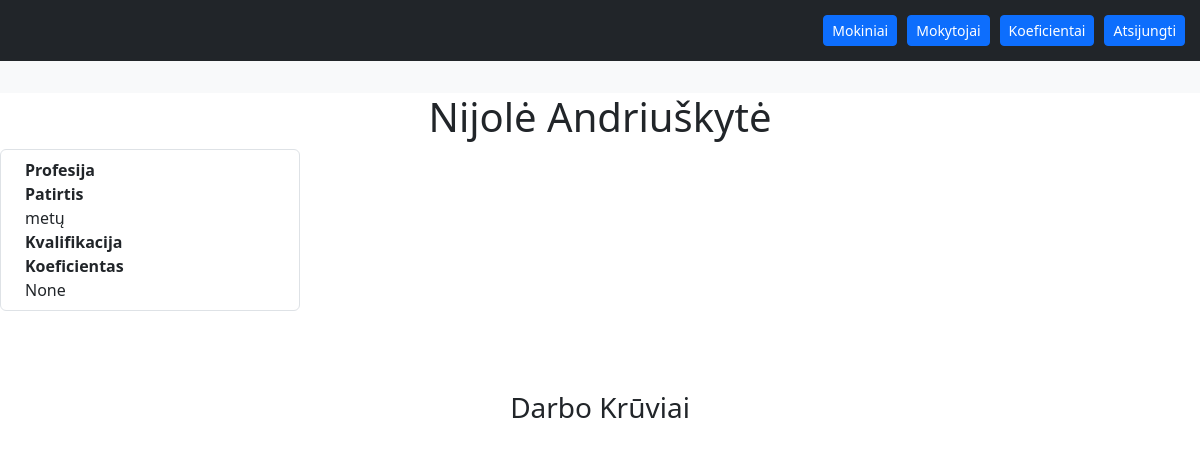
The app's page /employees/employee/2/ with its own data.
### employees/models.py (models this page shows, shortened)
class Teacher(models.Model):
    first_name = models.CharField(max_length=30)
    last_name = models.CharField(max_length=30)
    birth_date = models.CharField(max_length=30, blank=True)
    phone_number = models.CharField(max_length=30, blank=True)
    email = models.CharField(max_length=100, blank=True)
    home_address = models.CharField(max_length=255, blank=True)
    koefficient = models.ForeignKey(Koefficient, null=True, blank=True, on_delete=models.SET_NULL)
    date_created = models.DateTimeField(auto_now_add=True)
    date_modified = models.DateTimeField(auto_now=True)

### employees/views.py (the view, shortened to what this page needs)
# urls.py: path('employee/<int:pk>/', TeacherDetailView.as_view(), name='teacher-detail'),
class TeacherDetailView(DetailView):
    model = Teacher
    template_name = 'teacher-detail.html'
    context_object_name = 'teacher'
    def get_context_data(self, **kwargs):
        context = super().get_context_data(**kwargs)
        teacher_id = self.kwargs.get('pk')
        teacher_instance = Teacher.objects.get(id=teacher_id)
        workloads = Workload.objects.filter(teacher=teacher_instance)
        context['workloads'] = workloads
        return context

### employees/templates/teacher-detail.html (shortened to what this page needs)
{% extends 'employee-layout.html' %}
{% load static %}
{% block content %}
<h1>{{ teacher.first_name }} {{ teacher.last_name }}</h1>
  <ol class="list-group list-group koefficient-detail">
    <li class="list-group-item d-flex justify-content-between align-items-start flex-column">
      <div class="ms-2 me-auto">
        <div class="fw-bold">Profesija</div>
      </div>
      <div class="ms-2 me-auto">
        <div class="fw-bold">Patirtis</div>
        {{ teacher.koefficient.experience }} metų
      </div>
      <div class="ms-2 me-auto">
        <div class="fw-bold">Kvalifikacija</div>
      </div>
      <div class="ms-2 me-auto">
        <div class="fw-bold">Koeficientas</div>
        {{ teacher.koefficient }}
      </div>
    </li>
  </ol>
  <div class="accordion" id="accordionExample">
    <h3>Darbo Krūviai</h3>
  </div>
{% endblock %}

### employees/templates/teacher-detail.html (style rules this page uses)
h1 { text-align: center; }
h3 { text-align: center; margin: 80px 0 15px 0; }
.koefficient-detail { max-width: 300px; }
.accordion { max-width: 80%; margin: 0 auto 0 auto; }

### records on screen
Teacher: first_name "Nijolė", last_name "Andriuškytė", koefficient "None"
